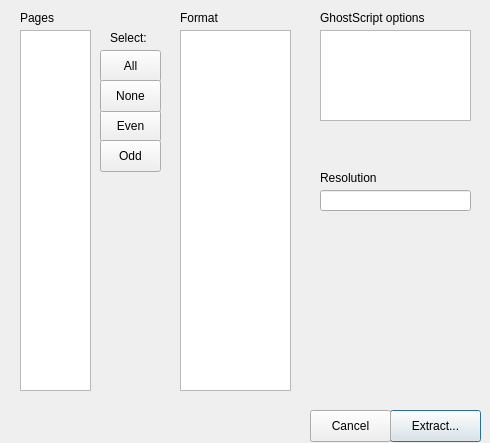
<?xml version="1.0" encoding="UTF-8"?>
<ui version="4.0">
 <class>ExtractPagesDialog</class>
 <widget class="QDialog" name="ExtractPagesDialog">
  <property name="geometry">
   <rect>
    <x>0</x>
    <y>0</y>
    <width>490</width>
    <height>443</height>
   </rect>
  </property>
  <property name="windowTitle">
   <string>Dialog</string>
  </property>
  <widget class="QPushButton" name="extractButton">
   <property name="geometry">
    <rect>
     <x>390</x>
     <y>410</y>
     <width>91</width>
     <height>32</height>
    </rect>
   </property>
   <property name="text">
    <string>Extract...</string>
   </property>
  </widget>
  <widget class="QPushButton" name="cancelButton">
   <property name="geometry">
    <rect>
     <x>310</x>
     <y>410</y>
     <width>81</width>
     <height>32</height>
    </rect>
   </property>
   <property name="text">
    <string>Cancel</string>
   </property>
  </widget>
  <widget class="QListWidget" name="formatList">
   <property name="geometry">
    <rect>
     <x>180</x>
     <y>30</y>
     <width>111</width>
     <height>361</height>
    </rect>
   </property>
  </widget>
  <widget class="QListWidget" name="pageList">
   <property name="geometry">
    <rect>
     <x>20</x>
     <y>30</y>
     <width>71</width>
     <height>361</height>
    </rect>
   </property>
   <property name="selectionMode">
    <enum>QAbstractItemView::MultiSelection</enum>
   </property>
  </widget>
  <widget class="QPushButton" name="allButton">
   <property name="geometry">
    <rect>
     <x>100</x>
     <y>50</y>
     <width>61</width>
     <height>32</height>
    </rect>
   </property>
   <property name="text">
    <string>All</string>
   </property>
  </widget>
  <widget class="QPushButton" name="evenButton">
   <property name="geometry">
    <rect>
     <x>100</x>
     <y>110</y>
     <width>61</width>
     <height>32</height>
    </rect>
   </property>
   <property name="text">
    <string>Even</string>
   </property>
  </widget>
  <widget class="QPushButton" name="oddButton">
   <property name="geometry">
    <rect>
     <x>100</x>
     <y>140</y>
     <width>61</width>
     <height>32</height>
    </rect>
   </property>
   <property name="text">
    <string>Odd</string>
   </property>
  </widget>
  <widget class="QPushButton" name="noneButton">
   <property name="geometry">
    <rect>
     <x>100</x>
     <y>80</y>
     <width>61</width>
     <height>32</height>
    </rect>
   </property>
   <property name="text">
    <string>None</string>
   </property>
  </widget>
  <widget class="QLabel" name="label">
   <property name="geometry">
    <rect>
     <x>180</x>
     <y>10</y>
     <width>59</width>
     <height>16</height>
    </rect>
   </property>
   <property name="text">
    <string>Format</string>
   </property>
  </widget>
  <widget class="QLabel" name="label_2">
   <property name="geometry">
    <rect>
     <x>20</x>
     <y>10</y>
     <width>59</width>
     <height>16</height>
    </rect>
   </property>
   <property name="text">
    <string>Pages</string>
   </property>
  </widget>
  <widget class="QLabel" name="label_3">
   <property name="geometry">
    <rect>
     <x>110</x>
     <y>30</y>
     <width>59</width>
     <height>16</height>
    </rect>
   </property>
   <property name="text">
    <string>Select:</string>
   </property>
  </widget>
  <widget class="QLabel" name="label_4">
   <property name="geometry">
    <rect>
     <x>320</x>
     <y>10</y>
     <width>131</width>
     <height>16</height>
    </rect>
   </property>
   <property name="text">
    <string>GhostScript options</string>
   </property>
  </widget>
  <widget class="QPlainTextEdit" name="ghostscriptOptions">
   <property name="geometry">
    <rect>
     <x>320</x>
     <y>30</y>
     <width>151</width>
     <height>91</height>
    </rect>
   </property>
  </widget>
  <widget class="QLabel" name="label_5">
   <property name="geometry">
    <rect>
     <x>320</x>
     <y>170</y>
     <width>91</width>
     <height>16</height>
    </rect>
   </property>
   <property name="text">
    <string>Resolution</string>
   </property>
  </widget>
  <widget class="QLineEdit" name="resolution">
   <property name="geometry">
    <rect>
     <x>320</x>
     <y>190</y>
     <width>151</width>
     <height>21</height>
    </rect>
   </property>
  </widget>
 </widget>
 <resources/>
 <connections/>
</ui>
